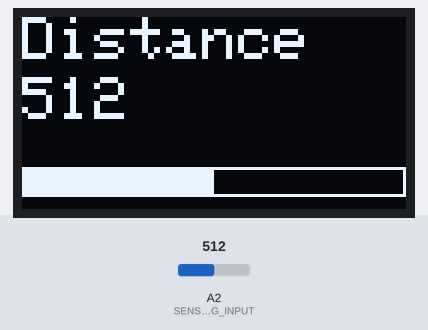
The sketch below on a simulated Arduino Uno, built with avr-gcc and run on an emulated ATmega328P. On the bench: 128×64 one-colour display. Inputs (shaded band) come from the test bench; at power-on: A2 (SENSOR_ANALOG_INPUT) = 512. What the sketch prints to the serial monitor is not drawn.

Above: at 4.2 s.
4.3 s: A2 (SENSOR_ANALOG_INPUT) set to 496
At 5.0 s:
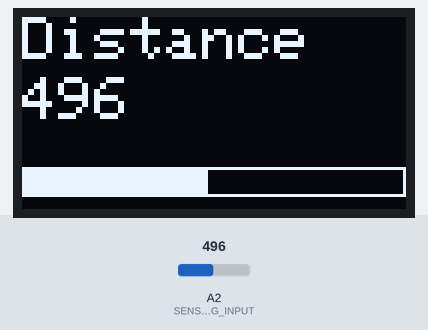
6.0 s: A2 (SENSOR_ANALOG_INPUT) set to 306
At 7.3 s:
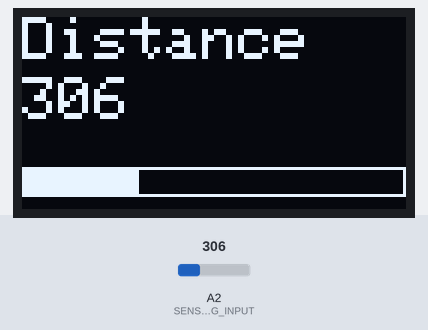
7.8 s: A2 (SENSOR_ANALOG_INPUT) set to 122
At 8.6 s:
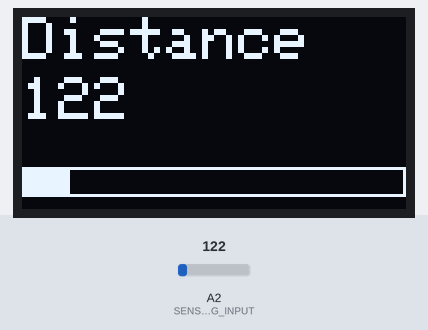
Timing chart, 0 to 10.8 s (numbered marks = the images above; inputs shaded):
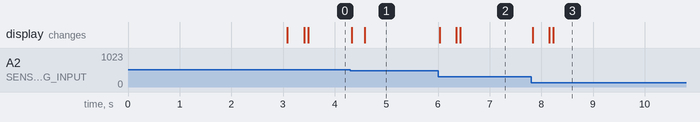

Measured:
- the behaviour switches between 508 and 507 on A2 (SENSOR_ANALOG_INPUT) (found by bisection; images 0 and 1)
- after the input at 4.3 s, the display: first changes at once (image 1 shows a later state)
- after the input at 6.0 s, the display: first changes at once (image 2 shows a later state)
- after the input at 7.8 s, the display: first changes at once (image 3 shows a later state)

The sketch:

tcrt5000.ino
```cpp
#include <SPI.h>
#include <Wire.h>
#include <Adafruit_GFX.h>
#include <Adafruit_SSD1306.h>

// Sketch version
#define VERSION_MAJOR	0
#define VERSION_MINOR	1

// OLED display width, in pixels
#define DISPLAY_WIDTH 128
// OLED display height, in pixels
#define DISPLAY_HEIGHT 64
// I2C Address for the display
#define DISPLAY_I2C_ADDRESS		0x3c

// Declaration for an SSD1306 display connected to I2C (SDA, SCL pins)
// Reset pin # (or -1 if sharing Arduino reset pin)
#define OLED_RESET     4


Adafruit_SSD1306 display( DISPLAY_WIDTH, DISPLAY_HEIGHT, &Wire, OLED_RESET );


// Analog input for TCRT5000
#define SENSOR_ANALOG_INPUT		 A2

// Last measured sensor value
uint16_t sensor_value = 0;

// Average measurements to reduce the noise
#define AVERAGE_LENGTH    8
uint16_t average_buffer[ AVERAGE_LENGTH ];
uint8_t average_index = 0;


void setup()
{
	Serial.begin(9600);

	if( display.begin( SSD1306_SWITCHCAPVCC, DISPLAY_I2C_ADDRESS ) == false )
	{
		Serial.println( F( "SSD1306 allocation failed" ) );
		while( true )
		{
			// block here
		}
	}

	print_version();
	// Display static elements
	// "Distance" header
	// and the rectangle for the fill bar.
	display.clearDisplay();
	display.setTextSize( 2 );
	display.setTextColor( WHITE );
	display.setCursor( 0, 0 );
	display.print( F( "Distance" ) );
	display.drawRect( 0, 50, DISPLAY_WIDTH, 10, WHITE );

	// print the distance (0) by default
	// this step is needed, because subsequent calls to print_distance()
	// erase previous values by overwriting them with black ink
	print_distance();
}

void loop()
{
	measure_distance();
	print_distance();
	draw_distance();
}

void measure_distance( void )
{
	uint32_t average = 0;

	average_buffer[ average_index ] = analogRead( SENSOR_ANALOG_INPUT );
	++ average_index;
	if( average_index >= AVERAGE_LENGTH )
	{
		average_index = 0;
	}

	for( uint8_t i = 0; i < AVERAGE_LENGTH; ++ i )
	{
		average += average_buffer[ i ];
	}
	average /= AVERAGE_LENGTH;
	sensor_value = (uint16_t) average;
	Serial.println( sensor_value );
}

void print_distance( void )
{
	static uint16_t previous_sensor_value = 0;

	if( previous_sensor_value == sensor_value )
	{
		// don't do expensive graphic operations
		return;
	}
	// erase previous value
	display.setTextColor( BLACK );
	display.setCursor( 0, 20 );
	display.print( previous_sensor_value );
	// write new value
	display.setTextColor( WHITE );
	display.setCursor( 0, 20 );
	display.print( sensor_value );
	display.display();
	previous_sensor_value = sensor_value;
}

void draw_distance( void )
{
	static uint16_t previous_bar_width;
	// +0.5 is used to round to the nearest integer
	uint16_t bar_width = 126.0 * ( sensor_value / 1024.0 ) + 0.5;

	if( bar_width == previous_bar_width )
	{
  		// don't do expensive graphic operations
		return;
	}

	if( bar_width > previous_bar_width )
	{
 		// extend the bar
		display.fillRect( previous_bar_width + 1, 51, bar_width - previous_bar_width, 8, WHITE );
	}
	else
	{
		// cut the bar
		display.fillRect( bar_width + 1, 51, previous_bar_width - bar_width, 8, BLACK );
	}

	display.display();
	previous_bar_width = bar_width;
}

void print_version( void )
{
	Serial.print( F( "Distance measurement with TCRT5000, Version " ) );
	Serial.print( VERSION_MAJOR );
	Serial.print( F( "." ) );
	Serial.println( VERSION_MINOR );
	display.clearDisplay();
	display.setTextSize( 2 );
	display.setTextColor( WHITE );
	display.setCursor( 0, 0 );
	display.print( F( "Version" ) );
	display.setTextSize( 4 );
	display.setCursor( 0, 20 );
	display.print( VERSION_MAJOR );
	display.print( F( "." ) );
	display.print( VERSION_MINOR );
	display.display();
	delay( 3000 );
}
```
